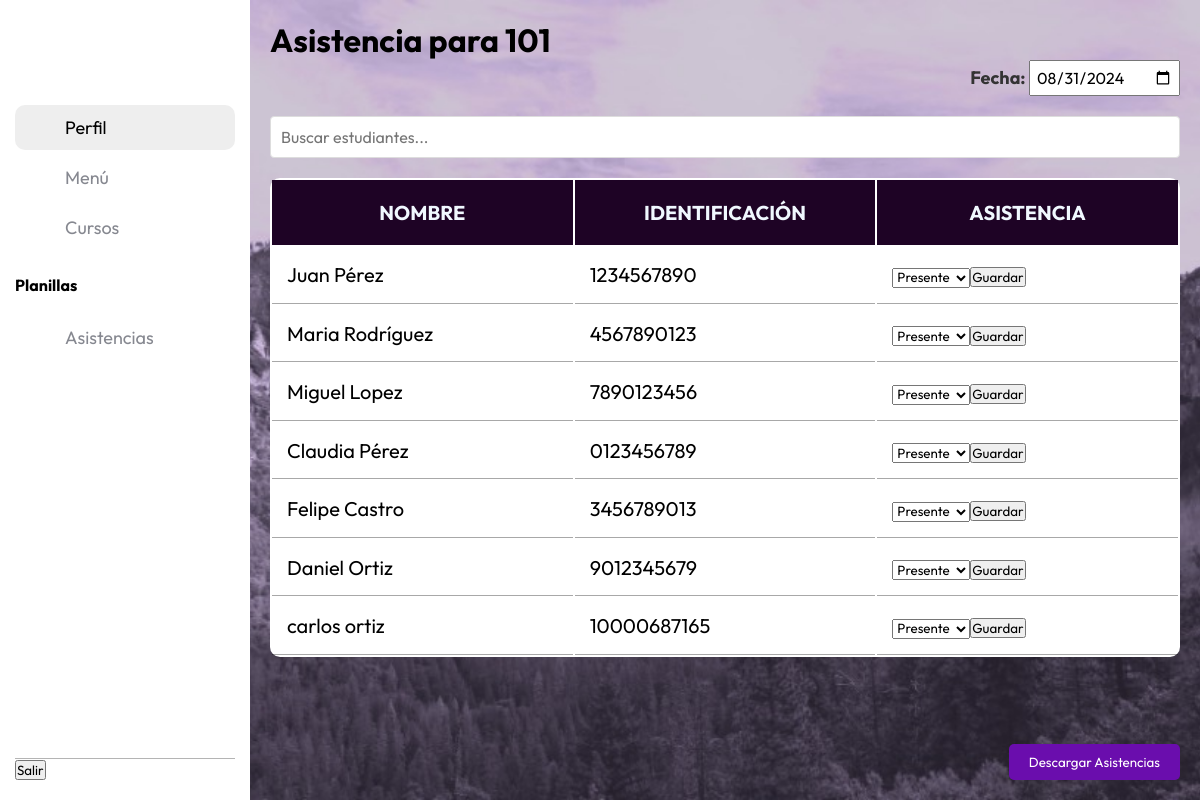
Before: /views/docentes/asistencias/Asistencias.php?id_curso=1 with the older database file.
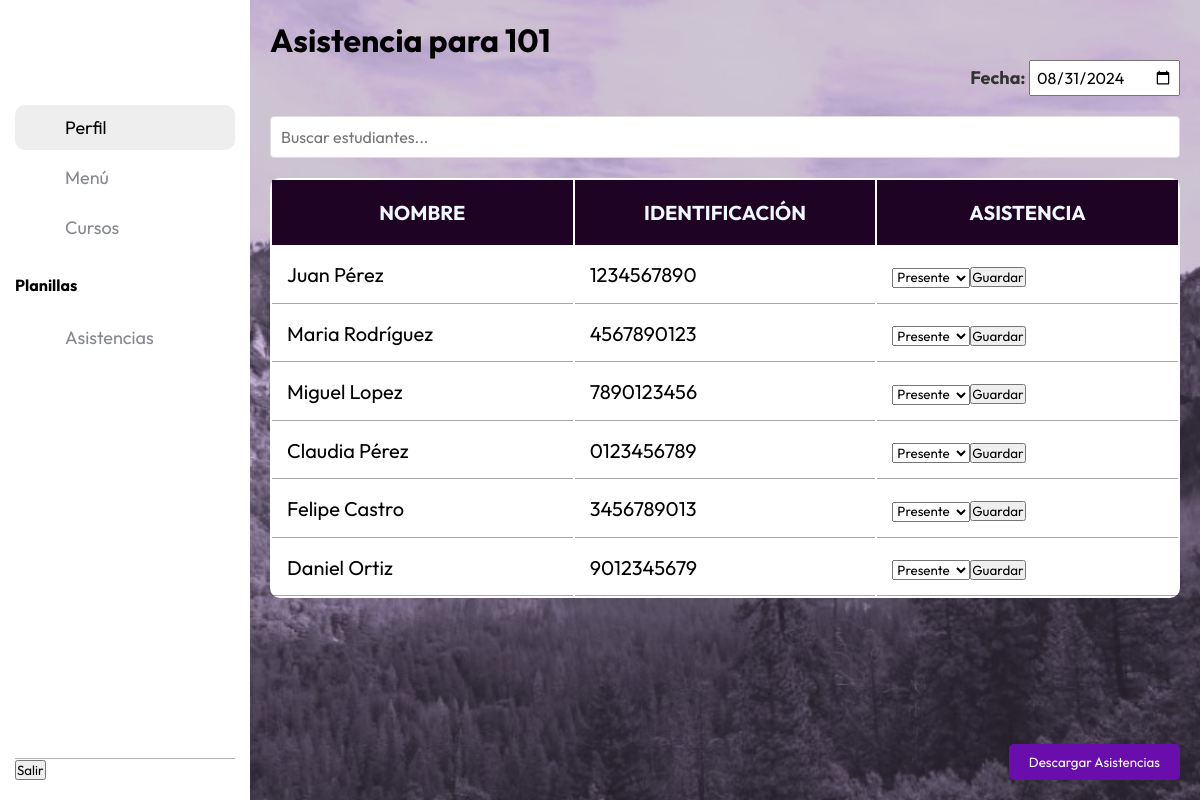
After: the same page with the newer database file.
### tables this page shows
CREATE TABLE `estudiantes` (
  `ID_estudiante` int(11) NOT NULL,
  `Nombres` varchar(50) DEFAULT NULL,
  `Apellidos` varchar(50) DEFAULT NULL,
  `Identificacion` varchar(20) DEFAULT NULL,
  `Fecha_nacimiento` date DEFAULT NULL,
  `Genero` enum('Masculino','Femenino') DEFAULT NULL,
  `Direccion` varchar(100) DEFAULT NULL,
  `Telefono` varchar(15) DEFAULT NULL,
  `Correo_electronico` varchar(50) DEFAULT NULL,
  `ID_curso` int(11) DEFAULT NULL
);

### views/docentes/asistencias/Asistencias.php (the view, shortened to what the changed rows need)
<?php
include '../../../config/db.php';
$id_curso = intval($_GET['id_curso']);
$stmt_curso = $db->prepare("SELECT Nombre_curso FROM cursos WHERE ID_curso = ?");
$stmt_curso->execute([$id_curso]);
$curso = $stmt_curso->fetch(PDO::FETCH_ASSOC);
$fecha_seleccionada = isset($_GET['fecha']) ? $_GET['fecha'] : date('Y-m-d');
$sql_estudiantes = "SELECT ID_estudiante, Nombres, Apellidos, Identificacion FROM estudiantes WHERE ID_curso = ?";
$stmt_estudiantes = $db->prepare($sql_estudiantes);
$stmt_estudiantes->execute([$id_curso]);
$result_estudiantes = $stmt_estudiantes->fetchAll(PDO::FETCH_ASSOC);
?>
<!DOCTYPE html>
<html lang="es">
<head>
    <link rel="stylesheet" href="../../../assets/style.css">
</head>
<body>
    <main class="main">
        <h1>Asistencia para <?php echo htmlspecialchars($curso['Nombre_curso']); ?></h1>
        <table class="table" id="studentsTable">
            <thead>
                <tr>
                    <th>Nombre</th>
                    <th>Identificación</th>
                    <th>Asistencia</th>
                </tr>
            </thead>
            <tbody>
                <?php foreach ($result_estudiantes as $row): ?>
                <tr>
                    <td><?php echo htmlspecialchars($row['Nombres'] . ' ' . $row['Apellidos']); ?></td>
                    <td><?php echo htmlspecialchars($row['Identificacion']); ?></td>
                    <td>
                        <?php
                        $stmt_verificar_asistencia = $db->prepare("SELECT ID_asistencia, Estado FROM asistencia WHERE ID_estudiante = ? AND Fecha = ?");
                        $stmt_verificar_asistencia->execute([$row['ID_estudiante'], $fecha_seleccionada]);
                        $resultado_verificar_asistencia = $stmt_verificar_asistencia->fetch(PDO::FETCH_ASSOC);
                        if ($resultado_verificar_asistencia) {
                            echo htmlspecialchars($resultado_verificar_asistencia['Estado']);
                            echo '<form method="post" enctype="multipart/form-data">';
                            echo '<input type="hidden" name="asistencia_id" value="' . htmlspecialchars($resultado_verificar_asistencia['ID_asistencia']) . '">';
                            echo '<input type="hidden" name="estudiante_id" value="' . htmlspecialchars($row['ID_estudiante']) . '">';
                            echo '<input type="hidden" name="asignatura_id" value="' . htmlspecialchars($id_curso) . '">';
                            echo '<input type="hidden" name="fecha" value="' . htmlspecialchars($fecha_seleccionada) . '">';
                            echo '<input type="hidden" name="accion" value="editar">';
                            echo '<select name="asistencia">';
                            echo '<option value="Presente" ' . ($resultado_verificar_asistencia['Estado'] == 'Presente' ? 'selected' : '') . '>Presente</option>';
                            echo '<option value="Ausente" ' . ($resultado_verificar_asistencia['Estado'] == 'Ausente' ? 'selected' : '') . '>Ausente</option>';
                            echo '<option value="Tardanza" ' . ($resultado_verificar_asistencia['Estado'] == 'Tardanza' ? 'selected' : '') . '>Tardanza</option>';
                            echo '<option value="Excusa" ' . ($resultado_verificar_asistencia['Estado'] == 'Excusa' ? 'selected' : '') . '>Excusa</option>';
                            echo '</select>';
                            echo '<input type="file" name="excusa_archivo" class="excusa-archivo" />';
                            echo '<button type="submit">Editar</button>';
                            echo '</form>';
                        } else {
                            echo '<form method="post" enctype="multipart/form-data">';
                            echo '<select name="asistencia">';
                            echo '<option value="Presente">Presente</option>';
                            echo '</select>';
                            echo '<button type="submit">Guardar</button>';
                            echo '</form>';
                        }
                        ?>
                    </td>
                </tr>
                <?php endforeach; ?>
            </tbody>
        </table>
    </main>
</body>
</html>

Changed rows visible on the page:
removed estudiantes: Nombres+Apellidos "carlos ortiz", Identificacion "10000687165"
